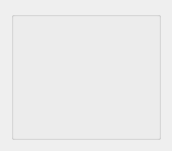
   <widget class="QWidget" name="horizontalLayoutWidget_6">
    <property name="geometry">
     <rect>
      <x>90</x>
      <y>10</y>
      <width>171</width>
      <height>131</height>
     </rect>
    </property>
    <layout class="QHBoxLayout" name="horizontalLayout_4">
     <item>
      <widget class="QGroupBox" name="box_4">
       <property name="minimumSize">
        <size>
         <width>150</width>
         <height>129</height>
        </size>
       </property>
       <property name="maximumSize">
        <size>
         <width>150</width>
         <height>129</height>
        </size>
       </property>
       <property name="title">
        <string/>
       </property>
       <widget class="QLabel" name="card4_1">
        <property name="geometry">
         <rect>
          <x>23</x>
          <y>43</y>
          <width>48</width>
          <height>76</height>
         </rect>
        </property>
        <property name="minimumSize">
         <size>
          <width>48</width>
          <height>76</height>
         </size>
        </property>
        <property name="maximumSize">
         <size>
          <width>48</width>
          <height>76</height>
         </size>
        </property>
        <property name="text">
         <string/>
        </property>
       </widget>
       <widget class="QLabel" name="button4">
        <property name="geometry">
         <rect>
          <x>100</x>
          <y>79</y>
          <width>40</width>
          <height>42</height>
         </rect>
        </property>
        <property name="minimumSize">
         <size>
          <width>40</width>
          <height>42</height>
         </size>
        </property>
        <property name="maximumSize">
         <size>
          <width>40</width>
          <height>42</height>
         </size>
        </property>
        <property name="text">
         <string/>
        </property>
       </widget>
       <widget class="QLabel" name="card4_2">
        <property name="geometry">
         <rect>
          <x>47</x>
          <y>43</y>
          <width>48</width>
          <height>76</height>
         </rect>
        </property>
        <property name="minimumSize">
         <size>
          <width>48</width>
          <height>76</height>
         </size>
        </property>
        <property name="maximumSize">
         <size>
          <width>48</width>
          <height>76</height>
         </size>
        </property>
        <property name="text">
         <string/>
        </property>
       </widget>
       <widget class="QLabel" name="playerName_4">
        <property name="geometry">
         <rect>
          <x>5</x>
          <y>5</y>
          <width>70</width>
          <height>14</height>
         </rect>
        </property>
        <property name="styleSheet">
         <string notr="true">color: rgb(255, 255, 255);</string>
        </property>
        <property name="text">
         <string/>
        </property>
       </widget>
       <widget class="QLabel" name="playerCash_4">
        <property name="geometry">
         <rect>
          <x>5</x>
          <y>24</y>
          <width>70</width>
          <height>14</height>
         </rect>
        </property>
        <property name="styleSheet">
         <string notr="true">color: rgb(255, 255, 255);</string>
        </property>
        <property name="text">
         <string/>
        </property>
       </widget>
       <widget class="QLabel" name="playerStatus_4">
        <property name="geometry">
         <rect>
          <x>4</x>
          <y>60</y>
          <width>114</width>
          <height>40</height>
         </rect>
        </property>
        <property name="minimumSize">
         <size>
          <width>114</width>
          <height>40</height>
         </size>
        </property>
        <property name="maximumSize">
         <size>
          <width>114</width>
          <height>40</height>
         </size>
        </property>
        <property name="text">
         <string/>
        </property>
       </widget>
       <widget class="QLabel" name="playerBet_4">
        <property name="geometry">
         <rect>
          <x>75</x>
          <y>5</y>
          <width>80</width>
          <height>33</height>
         </rect>
        </property>
        <property name="styleSheet">
         <string notr="true">color: rgb(255, 0, 0);
font: 14pt &quot;Ubuntu&quot;;</string>
        </property>
        <property name="text">
         <string/>
        </property>
        <property name="alignment">
         <set>Qt::AlignCenter</set>
        </property>
       </widget>
      </widget>
     </item>
    </layout>
   </widget>
